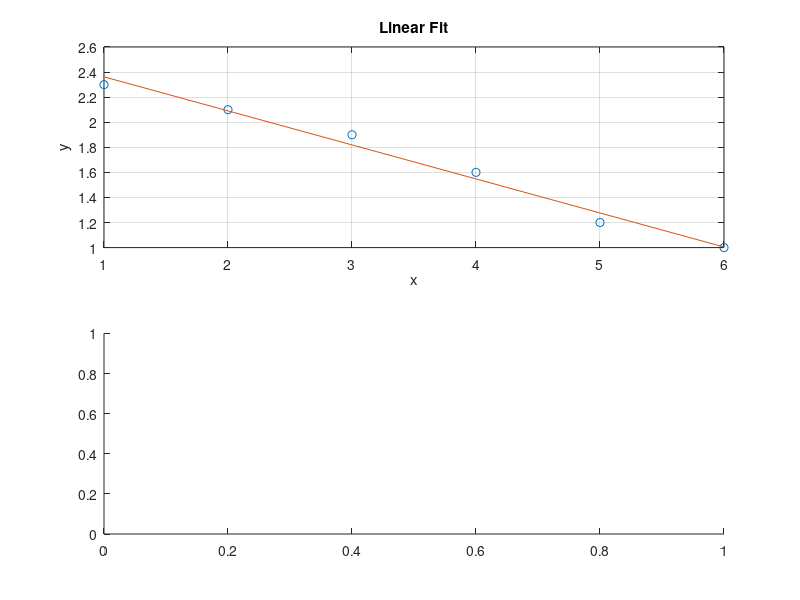

MATLAB code to generate this figure: (Note: this script raises an error after producing the figure.)
% Sample data
subplot(2, 1, 1);
x = [1 2 3 4 5 6];
y = [2.3 2.1 1.9 1.6 1.2 1.0];

% Fit a 1st-degree polynomial (linear fit)
p = polyfit(x, y, 1);

% Evaluate the polynomial at the points in x
y_fit = polyval(p, x);

% Plot the data and the fit
plot(x, y, 'o', x, y_fit, '-');
title('Linear Fit');
xlabel('x');
ylabel('y');
grid on;

%%
subplot(2, 1, 2);
% Sample data
x = [1 2 3 4 5 6];
y = [2.3 2.1 1.9 1.6 1.2 1.0];

% Fit an exponential model
f = fit(x', y', 'exp1'); % 'exp1' is an exponential fit

% Plot the data and the fit
plot(f, x, y);
title('Exponential Fit');
xlabel('x');
ylabel('y');
grid on;
